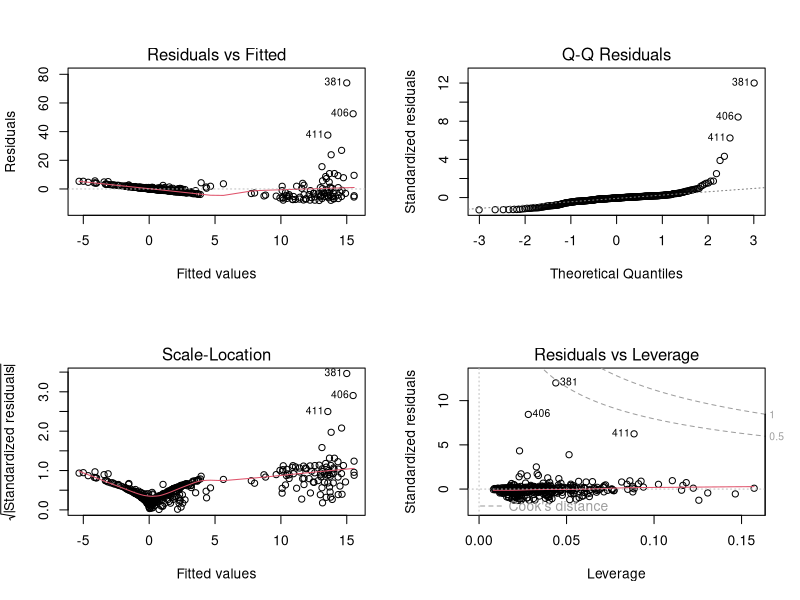

Generate this figure with R:
library(MASS)
b = Boston
#if we have NA in any rows, fill the NA with the mean
if (nrow(Boston[complete.cases(Boston), ]) != nrow(Boston)){
      for (i in 1:length(Boston)) {
        b[, i] = as.numeric(b[, i])
        b[, i] = ifelse(is.na(b[, i]),
                        ave(
                          b[, i],
                          FUN = function(x)
                            mean(x, na.rm = TRUE)
                        ),
                        b[, i])
      }
}


#train and test split
splitMlm = sample.int(n = nrow(Boston),
                      size = floor(0.75 * nrow(Boston)),
                      replace = F)

train = b[splitMlm,]
test = b[splitMlm,]


fit.mlm = lm(formula = crim ~ ., data = train)
summary(fit.mlm)
par(mfrow=c(2,2))
plot(fit.mlm)
